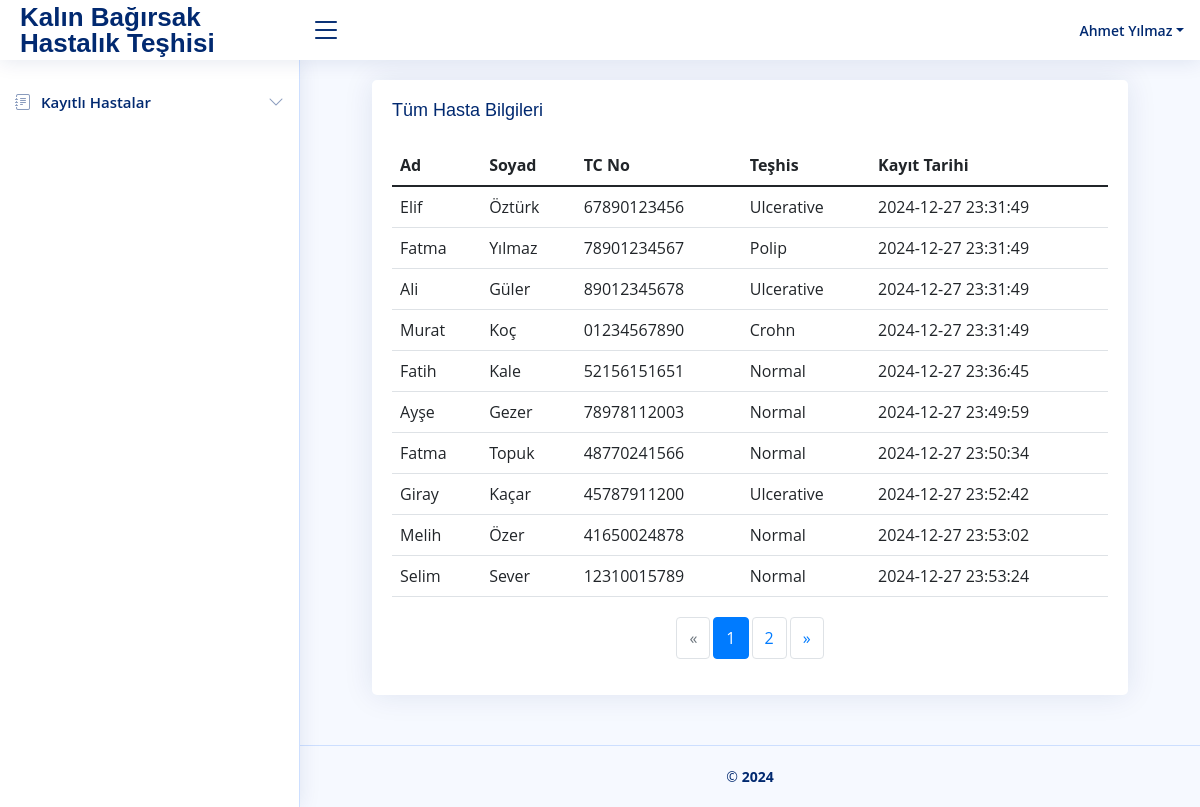
/patients (signed in), run on the app's committed database.
### tables this page shows
CREATE TABLE "hastalar" (
	"id"	INTEGER,
	"ad"	TEXT NOT NULL,
	"soyad"	TEXT NOT NULL,
	"tckn"	TEXT NOT NULL UNIQUE,
	"teshis"	TEXT NOT NULL,
	"doktor_id"	INTEGER, tarih_kayit TEXT DEFAULT CURRENT_TIMESTAMP,
	PRIMARY KEY("id" AUTOINCREMENT),
	FOREIGN KEY("doktor_id") REFERENCES "kullanicilar"("id")
);

### app.py (the view)
@app.route('/patients', methods=['GET'])
def patients():
    if 'user' not in session:
        return redirect(url_for('login'))
    conn = get_db_connection()  # Veritabanı bağlantısı
    doktor_id = session['user']['id']  # Giriş yapan doktorun ID'sini alıyoruz
    page = request.args.get('page', 1, type=int)
    per_page = 10
    total_patients = conn.execute('SELECT COUNT(*) FROM hastalar WHERE doktor_id = ?', (doktor_id,)).fetchone()[0]
    offset = (page - 1) * per_page
    patients_list = conn.execute(
        'SELECT * FROM hastalar WHERE doktor_id = ? LIMIT ? OFFSET ?',
        (doktor_id, per_page, offset)
    ).fetchall()
    conn.close()
    total_pages = (total_patients + per_page - 1) // per_page  # Yuvarlama yukarı
    return render_template(
        'patients.html',
        user=session.get('user'),
        patients=patients_list,
        page=page,
        total_pages=total_pages
    )

### app.py (called while the page is built)
def get_db_connection():
    conn = sqlite3.connect('patient.db')  # Veritabanı dosyanızın adı
    conn.row_factory = sqlite3.Row  # Kolonları sözlük olarak almak için
    return conn

### templates/patients.html (shortened to what this page needs)
<!DOCTYPE html>
<html lang="en">
<head>
  <link href="{{ url_for('static', filename='vendor/bootstrap/css/bootstrap.min.css') }}" rel="stylesheet" />
  <link href="{{ url_for('static', filename='vendor/bootstrap-icons/bootstrap-icons.css') }}" rel="stylesheet" />
  <link href="{{ url_for('static', filename='css/a.css') }}" rel="stylesheet" />
</head>
<body>
  <header id="header" class="header fixed-top d-flex align-items-center">
    <div class="d-flex align-items-center justify-content-between">
      <a href="{{ url_for('home') }}" class="logo d-flex align-items-center">
        <span class="d-none d-lg-block">Kalın Bağırsak Hastalık Teşhisi</span>
      </a>
      <i class="bi bi-list toggle-sidebar-btn"></i>
    </div>
    <nav class="header-nav ms-auto">
      <ul class="d-flex align-items-center">
        <li class="nav-item dropdown pe-3">
          {% if user %}
          <a class="nav-link nav-profile d-flex align-items-center pe-0" href="#" data-bs-toggle="dropdown">
            <span class="d-none d-md-block dropdown-toggle ps-2">{{ user.name }} {{ user.surname }}</span>
          </a>
          {% else %}
          <form method="POST">
            <button type="submit">Giriş Yap</button>
          </form>
          {% endif %}
        </li>
      </ul>
    </nav>
  </header>
  <div class="container">
    <aside id="sidebar" class="sidebar">
      {% if user %}
      <ul class="sidebar-nav" id="sidebar-nav">
        <li class="nav-item">
          <a class="nav-link collapsed" data-bs-target="#forms-nav" data-bs-toggle="collapse" href="#">
            <i class="bi bi-journal-text"></i><span>Kayıtlı Hastalar</span>
            <i class="bi bi-chevron-down ms-auto"></i>
          </a>
        </li>
      </ul>
      {% endif %}
    </aside>
    <main id="main" class="main">
      <section class="section">
        <div class="row">
          <div class="col-lg-12">
            <div class="card">
              <div class="card-body">
                <h5 class="card-title">Tüm Hasta Bilgileri</h5>
                {% if patients %}
                <table class="table">
                  <thead>
                    <tr>
                      <th scope="col">Ad</th>
                      <th scope="col">Soyad</th>
                      <th scope="col">TC No</th>
                      <th scope="col">Teşhis</th>
                      <th scope="col">Kayıt Tarihi</th>
                    </tr>
                  </thead>
                  <tbody>
                    {% for patient in patients %}
                    <tr>
                      <td>{{ patient.ad }}</td>
                      <td>{{ patient.soyad }}</td>
                      <td>{{ patient.tckn }}</td>
                      <td>{{ patient.teshis }}</td>
                      <td>{{ patient['tarih_kayit'] }}</td>
                    </tr>
                    {% endfor %}
                  </tbody>
                </table>
                {% else %}
                <p>Henüz hasta kaydı bulunmamaktadır.</p>
                {% endif %}
                <div class="pagination-container">
                  <nav aria-label="Page navigation">
                    <ul class="pagination">
                      {% if page > 1 %}
                      <li class="page-item">
                        <a class="page-link" href="{{ url_for('patients', page=page-1) }}" aria-label="Previous">
                          <span aria-hidden="true">&laquo;</span>
                        </a>
                      </li>
                      {% else %}
                      <li class="page-item disabled">
                        <a class="page-link" href="#" aria-label="Previous">
                          <span aria-hidden="true">&laquo;</span>
                        </a>
                      </li>
                      {% endif %}
                      {% for p in range(1, total_pages + 1) %}
                      <li class="page-item {% if p == page %}active{% endif %}">
                        <a class="page-link" href="{{ url_for('patients', page=p) }}">{{ p }}</a>
                      </li>
                      {% endfor %}
                      {% if page < total_pages %} <li class="page-item">
                        <a class="page-link" href="{{ url_for('patients', page=page+1) }}" aria-label="Next">
                          <span aria-hidden="true">&raquo;</span>
                        </a>
                        </li>
                        {% else %}
                        <li class="page-item disabled">
                          <a class="page-link" href="#" aria-label="Next">
                            <span aria-hidden="true">&raquo;</span>
                          </a>
                        </li>
                        {% endif %}
                    </ul>
                  </nav>
                </div>
              </div>
            </div>
          </div>
        </div>
      </section>
    </main>
  </div>
  <footer id="footer" class="footer">
    <div class="copyright">
      &copy; <strong><span>2024</span></strong>
    </div>
  </footer>
</body>
</html>

### static/css/a.css (style rules this page uses)
:root { scroll-behavior: smooth; }
body { font-family: "Open Sans", sans-serif; background: #f6f9ff; color: #444444; }
a { color: #4154f1; text-decoration: none; }
h1, h2, h3, h4, h5, h6 { font-family: "Nunito", sans-serif; }
#main { margin-top: 60px; padding: 20px 30px; transition: all 0.3s; }
.card { margin-bottom: 30px; border: none; border-radius: 5px; box-shadow: 0px 0 30px rgba(1, 41, 112, 0.1); }
.card-title { padding: 20px 0 15px 0; font-size: 18px; font-weight: 500; color: #012970; font-family: "Poppins", sans-serif; }
.card-body { padding: 0 20px 20px 20px; }
.logo { line-height: 1; }
@media (min-width: 1200px) { .logo { width: 280px; } }
.logo span { font-size: 26px; font-weight: 700; color: #012970; font-family: "Nunito", sans-serif; }
.header { transition: all 0.5s; z-index: 997; height: 60px; box-shadow: 0px 2px 20px rgba(1, 41, 112, 0.1); background-color: #fff; padding-left: 20px; }
.header .toggle-sidebar-btn { font-size: 32px; padding-left: 10px; cursor: pointer; color: #012970; }
.header-nav ul { list-style: none; }
.header-nav > ul { margin: 0; padding: 0; }
.header-nav .nav-profile { color: #012970; }
.header-nav .nav-profile span { font-size: 14px; font-weight: 600; }
.sidebar { position: fixed; top: 60px; left: 0; bottom: 0; width: 300px; z-index: 996; transition: all 0.3s; padding: 20px; overflow-y: auto; scrollbar-width: thin; scrollbar-color: #aab7cf transparent; box-shadow: 0px 0px 20px rgba(1, 41, 112, 0.1); background-color: #fff; }
@media (min-width: 1200px) { #main, #footer { margin-left: 300px; } }
.sidebar-nav { padding: 0; margin: 0; list-style: none; }
.sidebar-nav li { padding: 0; margin: 0; list-style: none; }
.sidebar-nav .nav-item { margin-bottom: 5px; }
.sidebar-nav .nav-link { display: flex; align-items: center; font-size: 15px; font-weight: 600; color: #4154f1; transition: 0.3; background: #f6f9ff; padding: 10px 15px; border-radius: 4px; }
.sidebar-nav .nav-link i { font-size: 16px; margin-right: 10px; color: #4154f1; }
.sidebar-nav .nav-link.collapsed { color: #012970; background: #fff; }
.sidebar-nav .nav-link.collapsed i { color: #899bbd; }
.sidebar-nav .nav-link .bi-chevron-down { margin-right: 0; transition: transform 0.2s ease-in-out; }
.footer { padding: 20px 0; font-size: 14px; transition: all 0.3s; border-top: 1px solid #cddfff; }
.footer .copyright { text-align: center; color: #012970; }
.sidebar { padding: 20px 0; font-size: 14px; transition: all 0.3s; border-right: 1px solid #cddfff; }
.pagination-container { margin-top: 20px; text-align: center; }
.pagination { display: inline-flex; list-style-type: none; padding-left: 0; border-radius: 0.25rem; }
.page-item { margin: 0 2px; }
.page-link { position: relative; display: block; padding: 0.5rem 0.75rem; color: #007bff; text-decoration: none; background-color: #fff; border: 1px solid #dee2e6; border-radius: 0.25rem; }
.page-item.active .page-link { z-index: 2; color: #fff; background-color: #007bff; border-color: #007bff; }
.page-item.disabled .page-link { color: #6c757d; pointer-events: none; background-color: #fff; border-color: #dee2e6; }

### data on the page
hastalar: surname "Yılmaz", ad "Fatma", soyad "Yılmaz", tckn "78901234567", teshis "Polip", tarih_kayit "2024-12-27 23:31:49"
hastalar: ad "Elif", soyad "Öztürk", tckn "67890123456", teshis "Ulcerative", tarih_kayit "2024-12-27 23:31:49"
hastalar: ad "Ali", soyad "Güler", tckn "89012345678", teshis "Ulcerative", tarih_kayit "2024-12-27 23:31:49"
hastalar: ad "Murat", soyad "Koç", tckn "01234567890", teshis "Crohn", tarih_kayit "2024-12-27 23:31:49"
hastalar: ad "Fatih", soyad "Kale", tckn "52156151651", teshis "Normal", tarih_kayit "2024-12-27 23:36:45"
hastalar: ad "Ayşe", soyad "Gezer", tckn "78978112003", teshis "Normal", tarih_kayit "2024-12-27 23:49:59"
hastalar: ad "Fatma", soyad "Topuk", tckn "48770241566", teshis "Normal", tarih_kayit "2024-12-27 23:50:34"
hastalar: ad "Giray", soyad "Kaçar", tckn "45787911200", teshis "Ulcerative", tarih_kayit "2024-12-27 23:52:42"
hastalar: ad "Melih", soyad "Özer", tckn "41650024878", teshis "Normal", tarih_kayit "2024-12-27 23:53:02"
hastalar: ad "Selim", soyad "Sever", tckn "12310015789", teshis "Normal", tarih_kayit "2024-12-27 23:53:24"

### other printed values
{{ user.name }} "Ahmet"
{{ p }} "1" "2"
